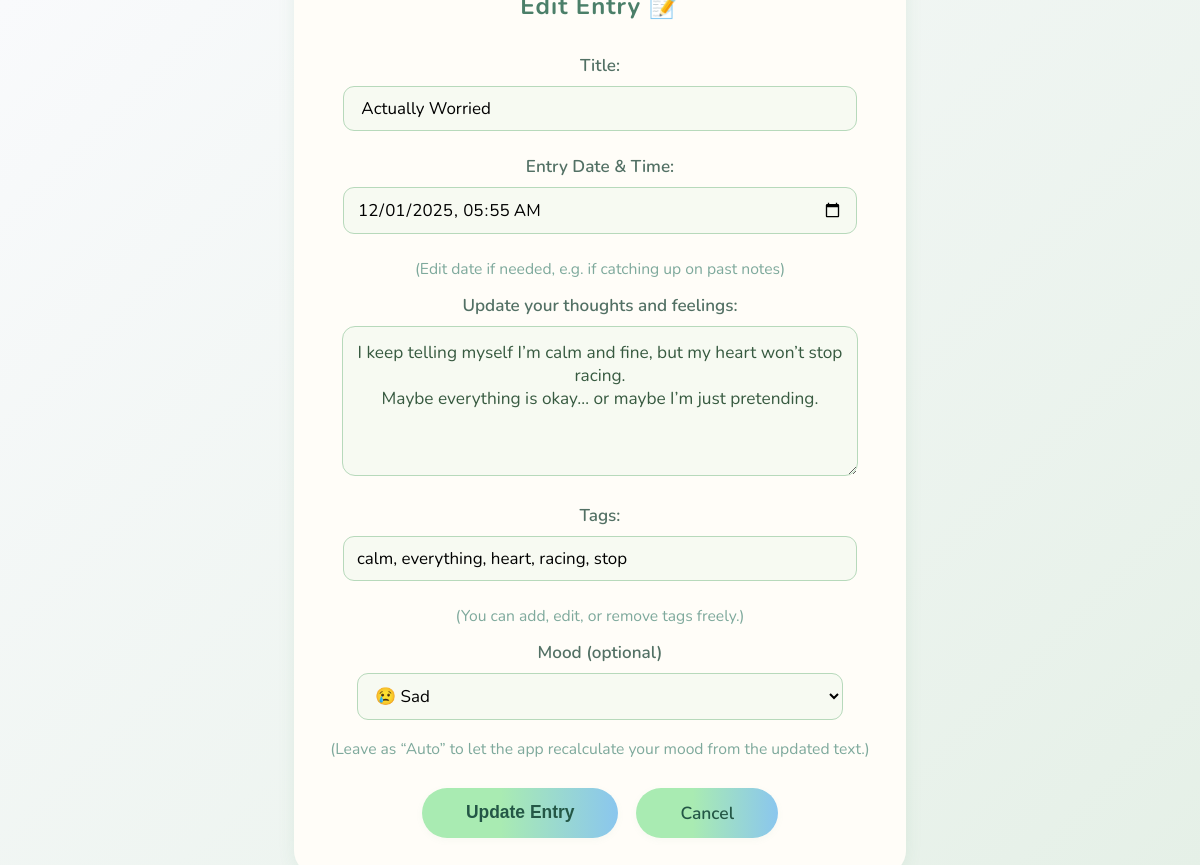
The app's page /edit_entry/32 (signed in) with its own data.
### app.py (models this page shows)
class Entry(db.Model):
    id = db.Column(db.Integer, primary_key=True)
    title = db.Column(db.String(150), nullable=False, default="")
    text = db.Column(db.Text, nullable=False)
    tags = db.Column(db.String(200), nullable=True)
    mood = db.Column(db.String(50), nullable=True)
    date_created = db.Column(db.DateTime, default=datetime.utcnow)
    user_id = db.Column(db.Integer, db.ForeignKey('user.id'), nullable=False)

### app.py (the view, shortened to what this page needs)
@app.route('/edit_entry/<int:entry_id>', methods=['GET', 'POST'])
def edit_entry(entry_id):
    if 'user_id' not in session:
        return redirect(url_for('login'))
    entry = Entry.query.get_or_404(entry_id)
    if entry.user_id != session['user_id']:
        flash('Unauthorized access.', 'danger')
        return redirect(url_for('view_entries'))
    return render_template('edit_entry.html', entry=entry)

### templates/edit_entry.html (shortened to what this page needs)
<!DOCTYPE html>
<html lang="en">
<head>
    <link rel="stylesheet" href="{{ url_for('static', filename='style.css') }}">
</head>
<body>
<div class="container">
    <h2>Edit Entry 📝</h2>
    <form method="POST" autocomplete="off">
        <label for="title">Title:</label>
        <input type="text" id="title" name="title" value="{{ entry.title }}" maxlength="150" required>
        <label for="date">Entry Date & Time:</label>
        <input type="datetime-local" name="date" id="date" value="{{ entry.date_created.strftime('%Y-%m-%dT%H:%M') }}">
        <span class="info-hint">(Edit date if needed, e.g. if catching up on past notes)</span>
        <label for="text">Update your thoughts and feelings:</label>
        <textarea id="text" name="text" required>{{ entry.text }}</textarea>
        <label for="tags">Tags:</label>
        <input type="text" id="tags" name="tags"
               value="{{ entry.tags }}"
               placeholder="e.g. school, friend, exam, future"
               style="
           width: 90%;
           min-width: 150px;
           background: #f7faf2;
           border: 1px solid #b7d9bb;
           border-radius: 11px;
           padding: 10px 13px;
           font-size: 1.06rem;
           font-family: 'Nunito', monospace, 'Segoe UI';
           margin-bottom: 24px;
           display: block;
           margin-left: auto;
           margin-right: auto;
       ">
        <span class="info-hint">(You can add, edit, or remove tags freely.)</span>
        <label for="mood_choice">Mood (optional)</label>
<select id="mood_choice" name="mood_choice"
        style="
           width: 90%;
           min-width: 150px;
           background: #f7faf2;
           border: 1px solid #b7d9bb;
           border-radius: 11px;
           padding: 10px 13px;
           font-size: 1.06rem;
           font-family: 'Nunito', 'Segoe UI', sans-serif;
           margin-bottom: 18px;
           display: block;
           margin-left: auto;
           margin-right: auto;
        ">
    <option value="sad"     {% if entry.mood == 'sad'     %}selected{% endif %}>😢 Sad</option>
</select>
<span class="info-hint">(Leave as “Auto” to let the app recalculate your mood from the updated text.)</span>
        <div class="nav-buttons">
            <button type="submit" class="btn">Update Entry</button>
            <a href="{{ url_for('view_entries') }}" class="btn">Cancel</a>
        </div>
    </form>
</div>
</body>
</html>

### templates/edit_entry.html (style rules this page uses)
html, body { height: 100%; margin: 0; padding: 0; }
body { min-height: 100vh; height: 100vh; width: 100vw; display: flex; justify-content: center; align-items: center; background: linear-gradient(135deg, #f9fafc 0%, #e5f0e7 100%); font-family: 'Nunito', 'Segoe UI', sans-serif; }
.container { max-width: 540px; width: 100%; background: #fffdf8; border-radius: 23px; padding: 44px 36px 36px 36px; box-shadow: 0 2px 18px 0 rgba(70, 140, 90, 0.09); display: flex; flex-direction: column; align-items: center; }
h2 { font-weight: 700; color: #4b7f69; margin-bottom: 32px; text-align: center; letter-spacing: 1px; }
form { width: 100%; display: flex; flex-direction: column; align-items: center; }
label { font-weight: 600; color: #527064; font-size: 1.07rem; margin-bottom: 9px; align-self: center; }
input[type="text"], input[type="datetime-local"] { width: 90%; min-width: 150px; background: #f7faf2; border: 1px solid #b7d9bb; border-radius: 11px; padding: 10px 13px; font-size: 1.06rem; font-family: 'Nunito', monospace, 'Segoe UI'; margin-bottom: 24px; margin-left: auto; margin-right: auto; display: block; }
textarea { width: 90%; min-width: 200px; height: 120px; background: #f7faf2; border: 1px solid #b7d9bb; border-radius: 13px; padding: 14px; font-size: 1.08rem; color: #375a40; margin: 0 0 28px 0; resize: vertical; font-family: 'Nunito', monospace, 'Segoe UI'; display: block; margin-left: auto; margin-right: auto; text-align: center; }
.info-hint { font-size: 0.98rem; color: #7ea99c; margin-bottom: 14px; }
.nav-buttons { margin-top: 14px; width: 100%; display: flex; gap: 18px; justify-content: center; }
.btn { background: linear-gradient(90deg, #a9ebb2 40%, #8ac6ee 100%); border: none; color: #245746; font-weight: 600; font-size: 1.09rem; padding: 13px 44px; border-radius: 27px; text-decoration: none; display: inline-block; box-shadow: 0 2px 7px 0 rgba(120, 170, 130, 0.06); cursor: pointer; transition: background 0.2s, color 0.2s; }

### records on screen
Entry: title "Actually Worried", date "12/01/2025 05:55", text "I keep telling myself I’m calm and fine, but my heart won’t stop racing. Maybe everything is okay… or maybe I’m just pretending.", tags "calm, everything, heart, racing, stop", mood_choice "😢 Sad"
